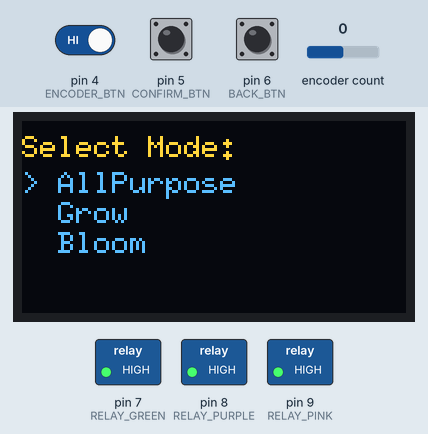
A sketch run on a simulated Arduino Uno, built with avr-gcc and run on an emulated ATmega328P. On the bench: 128×64 one-colour display, switched loads named in the sketch (green lamp = pin HIGH). Inputs (shaded band) come from the test bench; at power-on: pin 4 (ENCODER_BTN) HIGH, encoder count 0, pin 5 (CONFIRM_BTN) HIGH, pin 6 (BACK_BTN) HIGH. The OLED is the two-colour kind (top 16 rows yellow).

Above: at 1.5 s.
1.6 s: pin 4 (ENCODER_BTN) driven LOW
At 3.7 s:
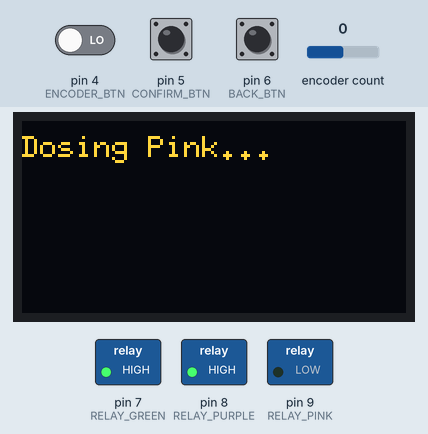
At 6.0 s:
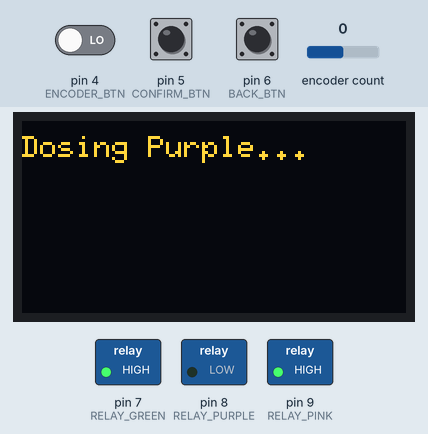
13.6 s: encoder count set to 1
At 15.0 s:
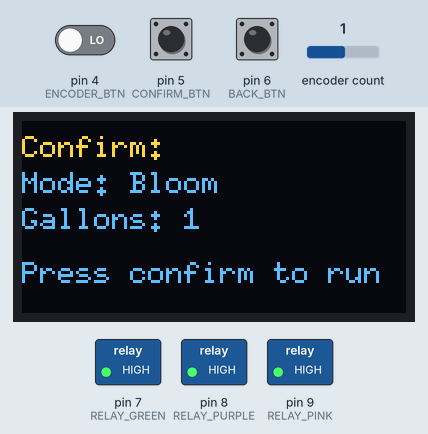
15.4 s: pin 5 (CONFIRM_BTN) pulled LOW for 1 s
Timing chart, 0 to 18.4 s (numbered marks = the images above; inputs shaded):
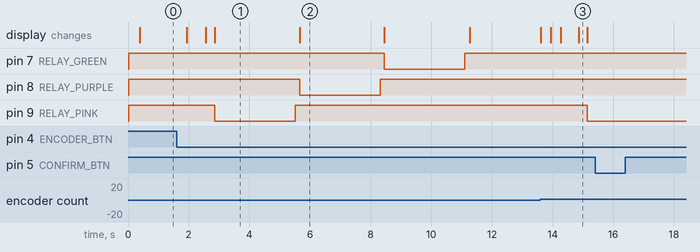

Measured:
- after the input at 1.6 s, pin 7 (RELAY_GREEN): HIGH → LOW after 6.9 s, → HIGH 2.7 s later; pin 8 (RELAY_PURPLE): HIGH → LOW after 4.1 s, → HIGH 2.7 s later; pin 9 (RELAY_PINK): HIGH → LOW after 1.3 s, → HIGH 2.7 s later; the display: first changes after 0.33 s (image 1 shows a later state)
- after the input at 13.6 s, pin 9 (RELAY_PINK): HIGH → LOW after 1.6 s instead of 1.3 s
- after the input at 15.4 s, every drawn part: stays the same
- what the display in image 1 shows lasts 2.8 s, from 2.9 s to 5.7 s

The sketch:

DoserPumps.ino
```cpp
#include <Wire.h>
#include <U8g2lib.h>
#include <Encoder.h>

// OLED setup
U8G2_SH1106_128X64_NONAME_1_HW_I2C display(U8G2_R0, U8X8_PIN_NONE);

// Encoder
Encoder encoder(2, 3);  // CLK, DT

#define ENCODER_BTN 4
#define CONFIRM_BTN 5
#define BACK_BTN 6

#define RELAY_PINK   9
#define RELAY_PURPLE 8
#define RELAY_GREEN  7


long lastEncoderPos = 0;
int modeIndex = 0;
int gallonAmount = 1;

const int TIME_PER_5ML_MS = 2650;  // Calibrated timing per 5ml

const char* modeItems[] = {"AllPurpose", "Grow", "Bloom"};
const int modeCount = sizeof(modeItems) / sizeof(modeItems[0]);

enum ScreenState {
  MODE_SELECT,
  GALLON_SELECT,
  CONFIRM_SCREEN
};
ScreenState screenState = MODE_SELECT;

struct Dosing {
  int pink;
  int purple;
  int green;
};

Dosing dosingProfiles[] = {
  {1, 1, 1},    // AllPurpose
  {1, 2, 3},    // Grow
  {3, 2, 1}     // Bloom
};

void setup() {
  Serial.begin(115200);
  display.begin();
  display.setFont(u8g2_font_6x10_tr);

  pinMode(ENCODER_BTN, INPUT_PULLUP);
  pinMode(CONFIRM_BTN, INPUT_PULLUP);
  pinMode(BACK_BTN, INPUT_PULLUP);

  pinMode(RELAY_PINK, OUTPUT);
  pinMode(RELAY_PURPLE, OUTPUT);
  pinMode(RELAY_GREEN, OUTPUT);

  digitalWrite(RELAY_PINK, HIGH);
  digitalWrite(RELAY_PURPLE, HIGH);
  digitalWrite(RELAY_GREEN, HIGH);

  encoder.write(0);
  lastEncoderPos = 0;
  updateDisplay();
}

void loop() {
  long newPos = encoder.read() / 4;
  int delta = newPos - lastEncoderPos;

  if (delta != 0) {
    lastEncoderPos = newPos;
    if (screenState == MODE_SELECT) {
      modeIndex -= delta;
      if (modeIndex < 0) modeIndex = modeCount - 1;
      if (modeIndex >= modeCount) modeIndex = 0;
    } else if (screenState == GALLON_SELECT) {
      gallonAmount -= delta;
      if (gallonAmount < 1) gallonAmount = 100;
      if (gallonAmount > 100) gallonAmount = 1;
    }
    updateDisplay();
  }

  if (digitalRead(ENCODER_BTN) == LOW || digitalRead(CONFIRM_BTN) == LOW) {
    delay(150);
    if (screenState == MODE_SELECT) {
      screenState = GALLON_SELECT;
    } else if (screenState == GALLON_SELECT) {
      screenState = CONFIRM_SCREEN;
    } else if (screenState == CONFIRM_SCREEN) {
      runDosing(modeIndex, gallonAmount);
      screenState = MODE_SELECT;
    }
    encoder.write(0);
    lastEncoderPos = 0;
    updateDisplay();
  }

  if (digitalRead(BACK_BTN) == LOW) {
    delay(150);
    if (screenState == GALLON_SELECT) {
      screenState = MODE_SELECT;
    } else if (screenState == CONFIRM_SCREEN) {
      screenState = GALLON_SELECT;
    }
    encoder.write(0);
    lastEncoderPos = 0;
    updateDisplay();
  }
}

void runDosing(int modeIndex, int gallons) {
  Dosing d = dosingProfiles[modeIndex];

  unsigned long pinkTime   = d.pink * gallons * TIME_PER_5ML_MS;
  unsigned long purpleTime = d.purple * gallons * TIME_PER_5ML_MS;
  unsigned long greenTime  = d.green * gallons * TIME_PER_5ML_MS;

  display.firstPage();
  do {
    display.drawStr(0, 12, "Dosing Pink...");
  } while (display.nextPage());
  digitalWrite(RELAY_PINK, LOW); delay(pinkTime); digitalWrite(RELAY_PINK, HIGH);

  display.firstPage();
  do {
    display.drawStr(0, 12, "Dosing Purple...");
  } while (display.nextPage());
  digitalWrite(RELAY_PURPLE, LOW); delay(purpleTime); digitalWrite(RELAY_PURPLE, HIGH);

  display.firstPage();
  do {
    display.drawStr(0, 12, "Dosing Green...");
  } while (display.nextPage());
  digitalWrite(RELAY_GREEN, LOW); delay(greenTime); digitalWrite(RELAY_GREEN, HIGH);

  display.firstPage();
  do {
    display.drawStr(0, 12, "Dosing Complete.");
  } while (display.nextPage());
  delay(2000);
}

void updateDisplay() {
  display.firstPage();
  do {
    display.setFont(u8g2_font_6x10_tr);
    if (screenState == MODE_SELECT) {
      display.drawStr(0, 12, "Select Mode:");
      for (int i = 0; i < modeCount; i++) {
        char line[32];
        sprintf(line, "%c %s", (i == modeIndex ? '>' : ' '), modeItems[i]);
        display.drawStr(0, 24 + i * 10, line);
      }
    } else if (screenState == GALLON_SELECT) {
      display.drawStr(0, 12, "How many gallons?");
      char g[10];
      sprintf(g, "%d", gallonAmount);
      display.drawStr(30, 32, g);
    } else if (screenState == CONFIRM_SCREEN) {
      char line1[32], line2[32];
      sprintf(line1, "Mode: %s", modeItems[modeIndex]);
      sprintf(line2, "Gallons: %d", gallonAmount);
      display.drawStr(0, 12, "Confirm:");
      display.drawStr(0, 24, line1);
      display.drawStr(0, 36, line2);
      display.drawStr(0, 54, "Press confirm to run");
    }
  } while (display.nextPage());
}
```
